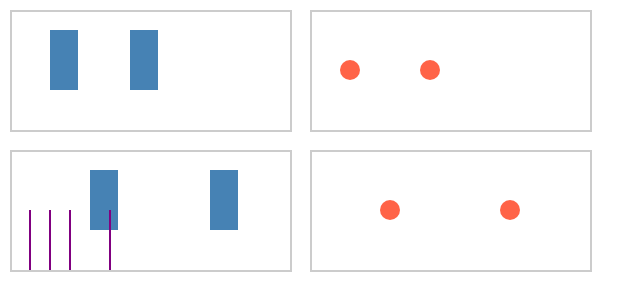

Vega-Lite specification for this chart:
### Vega specification from a JSON file in a GitHub repository (floating-point values rounded to 4 significant figures)
{"$schema": "https://vega.github.io/schema/vega/v6.json", "description": "A facet's name is a data set of the faceted group's own scope: two facets over one data set can both be called `f`, and a facet may be named like its parent's data set (vega-parser parseFacet: subscope.addData(name)).", "width": 300, "height": 140, "padding": 5, "autosize": "none", "data": [{"name": "t", "values": [{"g": "p", "v": 10}, {"g": "p", "v": 30}, {"g": "q", "v": 20}, {"g": "q", "v": 50}]}], "marks": [{"type": "group", "from": {"facet": {"name": "f", "data": "t", "groupby": "g"}}, "encode": {"update": {"x": {"value": 0}, "y": {"signal": "datum.g === 'p' ? 0 : 70"}, "width": {"value": 140}, "height": {"value": 60}, "stroke": {"value": "#ccc"}}}, "marks": [{"type": "rect", "from": {"data": "f"}, "encode": {"update": {"x": {"field": "v", "mult": 2}, "y": {"value": 10}, "width": {"value": 14}, "height": {"value": 30}, "fill": {"value": "steelblue"}}}}]}, {"type": "group", "from": {"facet": {"name": "f", "data": "t", "groupby": "g"}}, "encode": {"update": {"x": {"value": 150}, "y": {"signal": "datum.g === 'p' ? 0 : 70"}, "width": {"value": 140}, "height": {"value": 60}, "stroke": {"value": "#ccc"}}}, "marks": [{"type": "symbol", "from": {"data": "f"}, "encode": {"update": {"x": {"field": "v", "mult": 2}, "y": {"value": 30}, "size": {"value": 100}, "fill": {"value": "tomato"}}}}]}, {"type": "group", "from": {"facet": {"name": "t", "data": "t", "groupby": "g"}}, "encode": {"update": {"x": {"value": 0}, "y": {"value": 0}, "width": {"value": 0}, "height": {"value": 0}}}, "marks": [{"type": "rule", "from": {"data": "t"}, "encode": {"update": {"x": {"field": "v", "mult": 1}, "x2": {"field": "v", "mult": 1}, "y": {"value": 100}, "y2": {"value": 130}, "stroke": {"value": "purple"}}}}]}]}
